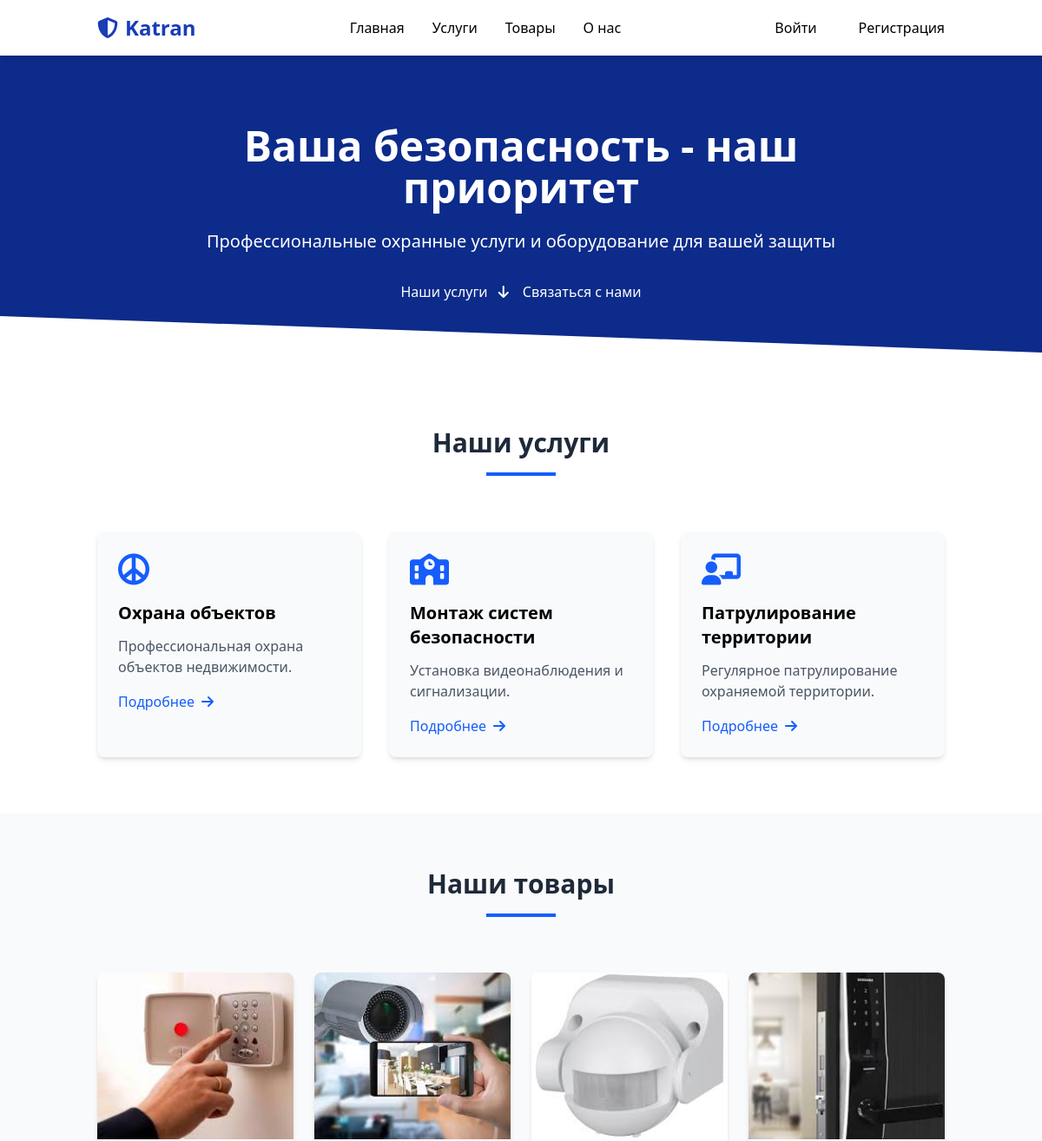
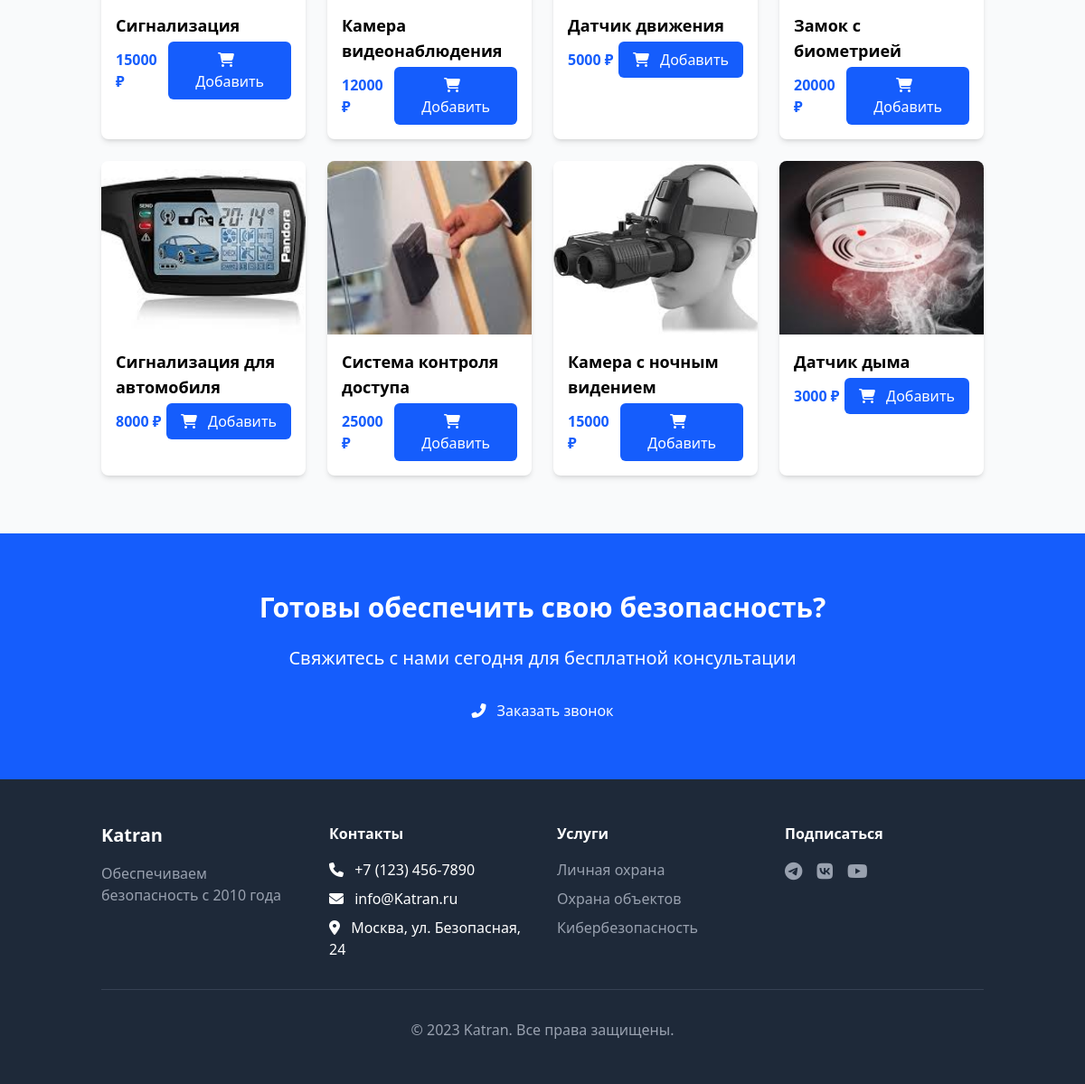
The page / on the database its author committed (2 pictures, top to bottom).
### Services/models.py (models this page shows, shortened)
class ServiceModel(models.Model):
    name = models.CharField(max_length=50, blank=True)
    price = models.IntegerField(blank=True)
    text = models.TextField(blank=True)
    typeId = models.ForeignKey(TypeModel, on_delete=models.CASCADE, limit_choices_to={'typeResource': 2}, related_name='services')
    iconId = models.ForeignKey(IconModel, on_delete=models.PROTECT, blank=True, null=True)
    class Meta:
        db_table = 'services'

class IconModel(models.Model):
    name = models.CharField(max_length=100)
    class_name = models.CharField(max_length=100)

class ItemModel(models.Model):
    name = models.CharField(max_length=50, blank=True)
    price = models.IntegerField(blank=True)
    text = models.TextField(blank=True)
    image = models.ImageField(blank=True, upload_to='products/', storage=OverwriteStorage(), default="default/s1.png")
    dateCreated = models.DateField(auto_now_add=True)
    typeId = models.ForeignKey(TypeModel, on_delete=models.CASCADE, limit_choices_to={'typeResource': 1}, related_name='items')
    class Meta:
        db_table = 'items'

### Accounts/views.py (the view)
# urls.py: path("", AccountViews.indexView, name='index'),
def indexView(request):
    products = ItemModel.objects.all()[:8]
    services = ServiceModel.objects.all()[:3]
    context = {
        'products': products,
        'services': services,
    }
    return render(request, 'index.html', context)

### templates/index.html (shortened to what this page needs)
{% extends "base.html" %}
{% block content %}
    <section class="relative bg-blue-700 text-white py-20 overflow-hidden">
        <div class="absolute inset-0 bg-black opacity-40"></div>
        <div class="container mx-auto px-6 relative z-10">
            <div class="max-w-3xl mx-auto text-center fade-in opacity-0 transition-opacity duration-500">
                <h1 class="text-4xl md:text-5xl font-bold mb-6 animate-float">Ваша безопасность - наш приоритет</h1>
                <p class="text-xl mb-8">Профессиональные охранные услуги и оборудование для вашей защиты</p>
                <div class="flex flex-col sm:flex-row justify-center gap-4">
                    <a href="#services" class="btn-primary-lg transform hover:scale-105 transition-transform duration-300">
                        Наши услуги <i class="fas fa-arrow-down ml-2"></i>
                    </a>
                    <a href="#contact" class="btn-secondary-lg transform hover:scale-105 transition-transform duration-300">
                        Связаться с нами
                    </a>
                </div>
            </div>
        </div>
        <div class="absolute bottom-0 left-0 right-0 h-16 bg-white transform skew-y-2 origin-top-left"></div>
    </section>
    <section id="services" class="py-16 bg-white">
        <div class="container mx-auto px-6">
            <div class="text-center mb-16 fade-in opacity-0">
                <h2 class="text-3xl font-bold text-gray-800 mb-4">Наши услуги</h2>
                <div class="w-20 h-1 bg-blue-600 mx-auto"></div>
            </div>
            <div class="grid grid-cols-1 md:grid-cols-3 gap-8">
                {% for service in services %}
                    <div class="bg-gray-50 rounded-lg p-6 shadow-md hover:shadow-xl transition-shadow duration-300 transform hover:-translate-y-2 fade-in opacity-0">
                        <div class="text-blue-600 text-4xl mb-4">
                            <i class="{{ service.iconId.class_name }}"></i>
                        </div>
                        <h3 class="text-xl font-semibold mb-3">{{ service.name }}</h3>
                        <p class="text-gray-600 mb-4">{{ service.text }}</p>
                        <a href="#" class="text-blue-600 font-medium inline-flex items-center group">
                            Подробнее
                            <i class="fas fa-arrow-right ml-2 group-hover:translate-x-1 transition-transform duration-300"></i>
                        </a>
                    </div>
                {% endfor %}
            </div>
        </div>
    </section>
    <section id="products" class="py-16 bg-gray-50">
        <div class="container mx-auto px-6">
            <div class="text-center mb-16 fade-in opacity-0">
                <h2 class="text-3xl font-bold text-gray-800 mb-4">Наши товары</h2>
                <div class="w-20 h-1 bg-blue-600 mx-auto"></div>
            </div>
            <div class="grid grid-cols-1 md:grid-cols-4 gap-6">
                {% for product in products %}
                <div class="bg-white rounded-lg overflow-hidden shadow-md hover:shadow-xl transition-shadow duration-300 fade-in opacity-0">
                    <div class="relative overflow-hidden h-48">
                        {% if product.image %}
                            <img src="{{ product.image.url }}" alt="{{ product.name }}" class="w-full h-full object-cover">
                        {% else %}
                            <div class="w-full h-full flex items-center justify-center bg-gray-100">
                                <span class="text-gray-400">Нет изображения</span>
                            </div>
                        {% endif %}
                    </div>
                    <div class="p-4">
                        <h3 class="font-semibold text-lg mb-1">{{ product.name }}</h3>
                        <div class="flex justify-between items-center">
                            <span class="font-bold text-blue-600">{{ product.price }} ₽</span>
                            <button class="bg-blue-600 hover:bg-blue-700 text-white px-4 py-2 rounded-md transition-colors duration-300 add-to-cart" data-product-id="{{ product.id }}">
                                <i class="fas fa-shopping-cart mr-2"></i> Добавить
                            </button>
                        </div>
                    </div>
                </div>
                {% endfor %}
            </div>
        </div>
    </section>
    <section class="py-16 bg-blue-600 text-white">
        <div class="container mx-auto px-6 text-center">
            <div class="max-w-3xl mx-auto fade-in opacity-0">
                <h2 class="text-3xl font-bold mb-6">Готовы обеспечить свою безопасность?</h2>
                <p class="text-xl mb-8">Свяжитесь с нами сегодня для бесплатной консультации</p>
                <a href="#contact" class="btn-white-lg transform hover:scale-105 transition-transform duration-300">
                    <i class="fas fa-phone-alt mr-2"></i> Заказать звонок
                </a>
            </div>
        </div>
    </section>
{% endblock %}

### templates/base.html (shortened to what this page needs)
{% load static tailwind_tags %}
<!DOCTYPE html>
<html lang="en">
<head>
    {% tailwind_css %}
    <link rel="stylesheet" href="{% static 'css/styles_default.css' %}">
    <link rel="stylesheet" href="https://cdnjs.cloudflare.com/ajax/libs/font-awesome/6.4.0/css/all.min.css">
</head>
<body class="bg-gray-50 font-sans antialiased transition-all duration-300">
    <header class="sticky top-0 z-50 bg-white shadow-md transition-all duration-300">
        <nav class="container mx-auto px-6 py-4">
            <div class="flex items-center justify-between">
                <a href="{% url 'index' %}" class="text-2xl font-bold text-blue-800 hover:text-blue-600 transition-colors duration-300">
                    <i class="fas fa-shield-alt mr-2"></i>Katran
                </a>
                <div class="hidden md:flex space-x-8">
                    <a href="{% url 'index' %}" class="nav-link">Главная</a>
                    <a href="{% url 'services' %}" class="nav-link">Услуги</a>
                    <a href="{% url 'products' %}" class="nav-link">Товары</a>
                    <a href="{% url 'about' %}" class="nav-link">О нас</a>
                </div>
                <div class="flex items-center space-x-10">
                    {% if user.is_authenticated %}
                        <a href="{% url "cart" %}" class="relative">
                            Корзина
                        </a>
                        <a href="{% url 'profile' %}" class="nav-link">{{ user.username }}</a>
                        <a href="{% url 'logout' %}" class="btn-secondary">Выйти</a>
                    {% else %}
                        <a href="{% url 'login' %}" class="btn-primary">Войти</a>
                        <a href="{% url 'register' %}" class="btn-secondary ml-2">Регистрация</a>
                    {% endif %}
                </div>
            </div>
        </nav>
    </header>
    <main class="min-h-screen">
        {% block content %}{% endblock %}
    </main>
    <footer class="bg-gray-800 text-white py-12">
        <div class="container mx-auto px-6">
            <div class="grid grid-cols-1 md:grid-cols-4 gap-8">
                <div>
                    <h3 class="text-xl font-bold mb-4">Katran</h3>
                    <p class="text-gray-400">Обеспечиваем безопасность с 2010 года</p>
                </div>
                <div>
                    <h4 class="font-semibold mb-4">Контакты</h4>
                    <ul class="space-y-2">
                        <li><i class="fas fa-phone mr-2"></i> +7 (123) 456-7890</li>
                        <li><i class="fas fa-envelope mr-2"></i> info@Katran.ru</li>
                        <li><i class="fas fa-map-marker-alt mr-2"></i> Москва, ул. Безопасная, 24</li>
                    </ul>
                </div>
                <div>
                    <h4 class="font-semibold mb-4">Услуги</h4>
                    <ul class="space-y-2">
                        <li><a href="#" class="text-gray-400 hover:text-white transition-colors duration-300">Личная охрана</a></li>
                        <li><a href="#" class="text-gray-400 hover:text-white transition-colors duration-300">Охрана объектов</a></li>
                        <li><a href="#" class="text-gray-400 hover:text-white transition-colors duration-300">Кибербезопасность</a></li>
                    </ul>
                </div>
                <div>
                    <h4 class="font-semibold mb-4">Подписаться</h4>
                    <div class="flex space-x-4">
                        <a href="#" class="text-gray-400 hover:text-white transition-colors duration-300 text-xl"><i class="fab fa-telegram"></i></a>
                        <a href="#" class="text-gray-400 hover:text-white transition-colors duration-300 text-xl"><i class="fab fa-vk"></i></a>
                        <a href="#" class="text-gray-400 hover:text-white transition-colors duration-300 text-xl"><i class="fab fa-youtube"></i></a>
                    </div>
                </div>
            </div>
            <div class="border-t border-gray-700 mt-8 pt-8 text-center text-gray-400">
                <p>&copy; 2023 Katran. Все права защищены.</p>
            </div>
        </div>
    </footer>
</body>
</html>

### static/css/styles_default.css (style rules this page uses)
.animate-float { animation: float 3s ease-in-out infinite; }
.nav-link { @apply text-gray-700 hover:text-blue-600 transition-colors duration-300 relative; }
.nav-link::after { @apply content-[''] absolute bottom-0 left-0 w-0 h-0.5 bg-blue-600 transition-all duration-300; }
.btn-primary { @apply px-4 py-2 bg-blue-600 text-white rounded-lg hover:bg-blue-700 transition-colors duration-300; }
.btn-secondary { @apply px-4 py-2 bg-white border border-blue-600 text-blue-600 rounded-lg hover:bg-blue-50 transition-colors duration-300; }
.btn-primary-lg { @apply px-6 py-3 bg-blue-600 text-white rounded-lg hover:bg-blue-700 transition-colors duration-300 inline-flex items-center; }
.btn-secondary-lg { @apply px-6 py-3 bg-white text-blue-600 border border-blue-600 rounded-lg hover:bg-blue-50 transition-colors duration-300 inline-flex items-center; }
.btn-white-lg { @apply px-6 py-3 bg-white text-blue-600 rounded-lg hover:bg-gray-100 transition-colors duration-300 inline-flex items-center; }
.fade-in { @apply opacity-0 transition-opacity duration-500; }

### rows shown on the page
ServiceModel: name "Охрана объектов", text "Профессиональная охрана объектов недвижимости."
ServiceModel: name "Монтаж систем безопасности", text "Установка видеонаблюдения и сигнализации."
ServiceModel: name "Патрулирование территории", text "Регулярное патрулирование охраняемой территории."
ItemModel: image (picture), name "Сигнализация", price "15000"
ItemModel: image (picture), name "Камера видеонаблюдения", price "12000"
ItemModel: image (picture), name "Датчик движения", price "5000"
ItemModel: image (picture), name "Замок с биометрией", price "20000"
ItemModel: image (picture), name "Сигнализация для автомобиля", price "8000"
ItemModel: image (picture), name "Система контроля доступа", price "25000"
ItemModel: image (picture), name "Камера с ночным видением", price "15000"
ItemModel: image (picture), name "Датчик дыма", price "3000"
